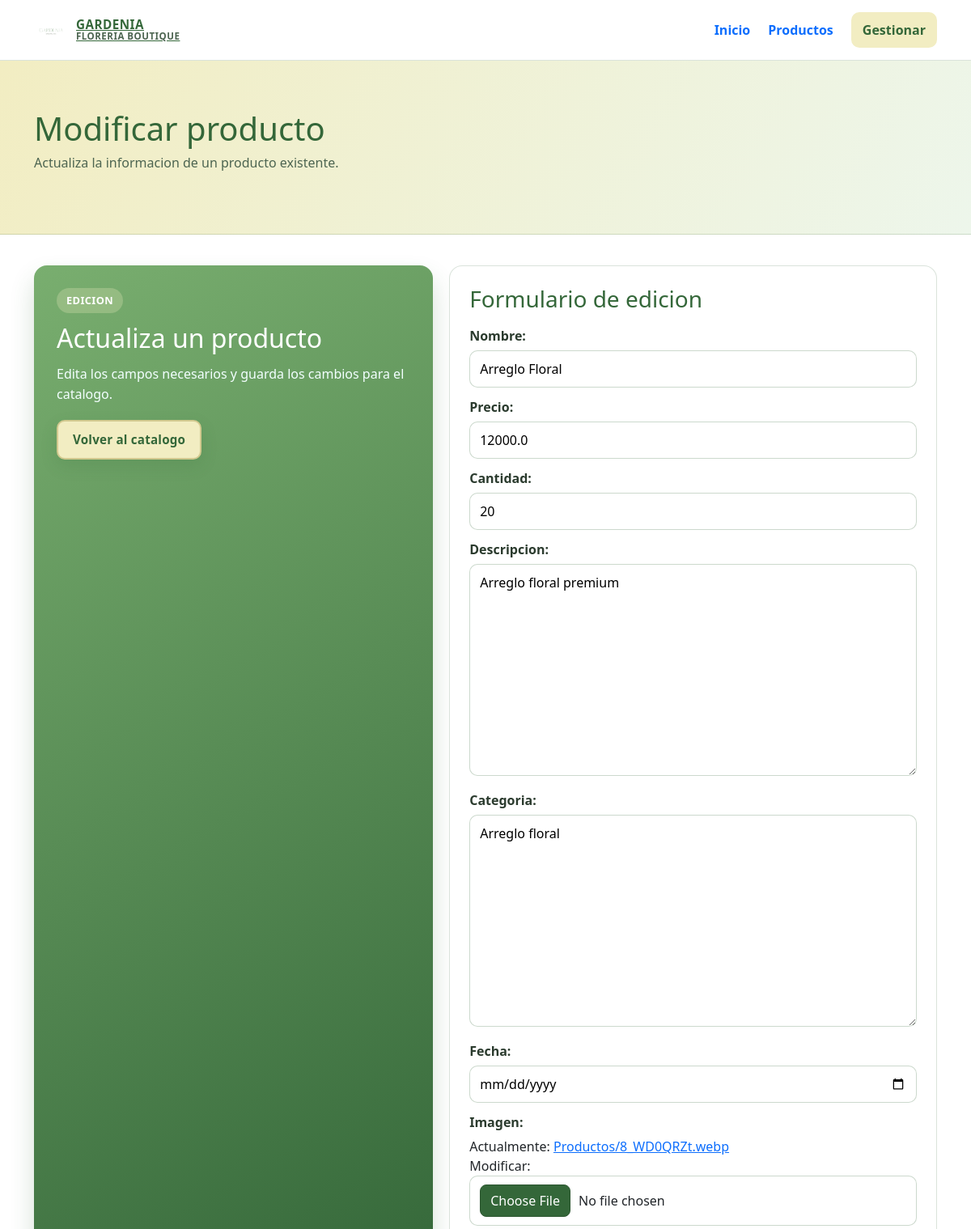
The page /ModificarProducto/19 (upper part) on the database as committed earlier.
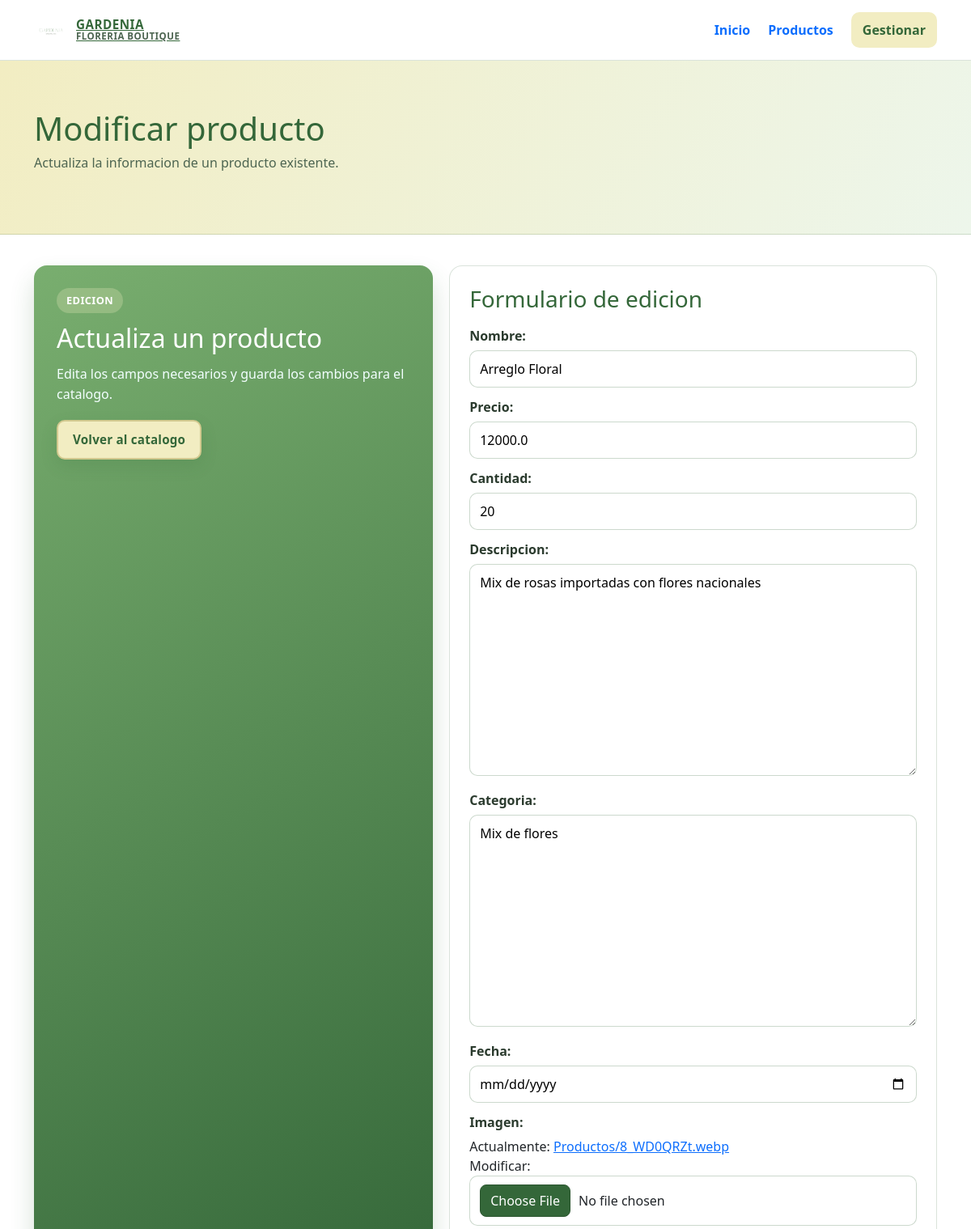
The same page on the database as committed later.
### Api/models.py (models this page shows, shortened)
class Producto(models.Model):
    Codigo=models.AutoField(primary_key=True)
    Nombre=models.CharField(max_length=20)
    Precio=models.FloatField()
    Cantidad=models.IntegerField()
    Descripcion=models.TextField(max_length=50)
    Categoria= models.TextField(max_length=20)
    Fecha=models.DateField()
    Imagen= models.ImageField(upload_to='Productos',null=True)

### Api/views.py (the view, shortened to what this page needs)
# urls.py: path('ModificarProducto/<Codigo>', ModificarProductos, name='Modificar'),
def ModificarProductos(request,Codigo):
    buscar=get_object_or_404(Producto, Codigo=Codigo)
    data={
        'Formulario': FormularioProductos(instance=buscar)
    }
    return render(request, 'Pages/ModificarProducto.html', data)

### Api/forms.py
class FormularioProductos(forms.ModelForm):
    class Meta:
        model = Producto
        fields = '__all__'
        widgets = {
            'Fecha': forms.DateInput(attrs={'type': 'date'}),
        }

### Api/Templates/Pages/ModificarProducto.html (shortened to what this page needs)
{% extends 'Base.html' %}
{% load static %}
{% block Intermedio %}
<section class="hero-secondary form-hero">
    <div class="container app-shell">
        <h1>Modificar producto</h1>
        <p>Actualiza la informacion de un producto existente.</p>
    </div>
</section>
{% endblock %}
{% block cuerpo %}
<div class="form-layout">
    <aside class="form-aside">
        <span class="label-soft">Edicion</span>
        <h2>Actualiza un producto</h2>
        <p>Edita los campos necesarios y guarda los cambios para el catalogo.</p>
        <a href="{% url 'Productos' %}" class="btn-light">Volver al catalogo</a>
    </aside>
    <form class="panel-form" action="" method="post" enctype="multipart/form-data">
        <h3>Formulario de edicion</h3>
        {{Formulario}}
    </form>
</div>
{% endblock %}

### Api/Templates/Base.html (shortened to what this page needs)
<!DOCTYPE html>
<html lang="es">
{% load static %}
<head>
    <link rel="stylesheet" href="{% static 'css/style.css' %}">
    <link href="https://cdn.jsdelivr.net/npm/bootstrap@5.3.8/dist/css/bootstrap.min.css" rel="stylesheet"
>
</head>
<body>
    <header class="site-header">
        <div class="container app-shell nav-wrap">
            <a href="{% url 'home' %}" class="brand">
                <img src="/Media/Productos/LOGOF.png" alt="Gardenia Floreria Boutique" class="brand-logo">
                <span class="brand-text">
                    <strong>GARDENIA</strong>
                    <small>Floreria Boutique</small>
                </span>
            </a>
            <nav class="site-nav">
                <a href="{% url 'home' %}">Inicio</a>
                <a href="{% url 'Productos' %}">Productos</a>
                <a href="{% url 'nuevo_producto' %}" class="cta-link">Gestionar</a>
            </nav>
        </div>
    </header>
    {% block Intermedio %}{% endblock %}
    <main class="container app-shell main-content">
        {% block cuerpo %}{% endblock %}
    </main>
</body>
</html>

### Api/static/css/style.css (style rules this page uses)
* { margin: 0; padding: 0; box-sizing: border-box; }
:root { --verde-oscuro: #346739; --verde-medio: #79AE6F; --verde-claro: #9FCB98; --crema: #F2EDC2; --blanco: #ffffff; --texto-principal: #2b3b2e; --texto-secundario: #4d6551; }
body { font-family: "Segoe UI", Tahoma, Geneva, Verdana, sans-serif; color: var(--texto-principal); background: #f7f7f2; min-height: 100vh; display: flex; flex-direction: column; }
a { text-decoration: none; color: inherit; }
.app-shell { max-width: 1180px; }
.site-header { position: sticky; top: 0; z-index: 50; background: rgba(255, 255, 255, 0.92); border-bottom: 1px solid rgba(52, 103, 57, 0.18); backdrop-filter: blur(8px); }
.nav-wrap { min-height: 74px; display: flex; align-items: center; justify-content: space-between; }
.brand { display: inline-flex; align-items: center; gap: 10px; font-weight: 700; font-size: 1rem; color: var(--verde-oscuro); }
.brand-logo { width: 42px; height: 42px; object-fit: contain; border-radius: 8px; }
.brand-text { display: flex; flex-direction: column; line-height: 1.1; }
.brand-text strong { font-size: 0.95rem; letter-spacing: 0.5px; }
.brand-text small { font-size: 0.72rem; color: var(--texto-secundario); text-transform: uppercase; letter-spacing: 0.5px; }
.site-nav { display: flex; align-items: center; gap: 22px; font-weight: 600; color: var(--texto-secundario); }
.site-nav a, .site-nav a:hover, .site-nav a:focus, .site-nav a:active, .cta-link, .cta-link:hover, .cta-link:focus, .cta-link:active { text-decoration: none !important; }
.cta-link { padding: 10px 14px; border-radius: 10px; background: var(--crema); color: var(--verde-oscuro); }
.label-soft { display: inline-block; border-radius: 999px; padding: 6px 12px; font-size: 0.8rem; font-weight: 700; letter-spacing: 0.4px; text-transform: uppercase; background: rgba(242, 237, 194, 0.25); color: var(--blanco); }
.main-content { padding: 38px 12px; width: 100%; flex: 1 0 auto; }
.hero-secondary { padding: 60px 0; }
.form-hero { background: linear-gradient(120deg, #f2edc2, #edf6eb); border-bottom: 1px solid rgba(52, 103, 57, 0.18); }
.hero-secondary h1 { color: var(--verde-oscuro); margin-bottom: 6px; }
.hero-secondary p { color: var(--texto-secundario); }
.form-layout { display: grid; grid-template-columns: 0.9fr 1.1fr; gap: 20px; }
.form-aside { background: linear-gradient(150deg, var(--verde-medio), var(--verde-oscuro)); border-radius: 16px; padding: 28px; color: var(--blanco); box-shadow: 0 16px 30px rgba(52, 103, 57, 0.2); }
.form-aside h2 { margin: 12px 0; }
.form-aside p { color: #f3ffff; line-height: 1.6; margin-bottom: 18px; }
.panel-form { background: var(--blanco); border: 1px solid rgba(52, 103, 57, 0.18); border-radius: 16px; padding: 24px; }
.panel-form h3 { color: var(--verde-oscuro); margin-bottom: 16px; }
.panel-form label { font-weight: 600; color: var(--texto-principal); margin-bottom: 6px; display: block; }
.panel-form input:not([type="submit"]):not([type="button"]):not([type="reset"]), .panel-form select, .panel-form textarea { width: 100%; border: 1px solid rgba(52, 103, 57, 0.25); border-radius: 10px; padding: 10px 12px; margin-bottom: 12px; background: #fff; }
.panel-form textarea { min-height: 95px; resize: vertical; }
.btn-main, .btn-light, .btn-danger-soft, .btnr { display: inline-flex; align-items: center; justify-content: center; border-radius: 10px; border: none; padding: 11px 18px; font-weight: 700; font-size: 0.95rem; letter-spacing: 0.2px; border: 2px solid transparent; text-decoration: none !important; box-shadow: 0 8px 20px rgba(52, 103, 57, 0.16); transition: 0.25s ease; }
.btn-light { background: var(--crema); color: var(--verde-oscuro); border-color: #d2c98f; }

Rows that differ between the two databases and show on the page:
changed Producto "Arreglo Floral": Descripcion "Arreglo floral premium" → "Mix de rosas importadas con flores nacionales"; Categoria "Arreglo floral" → "Mix de flores"
